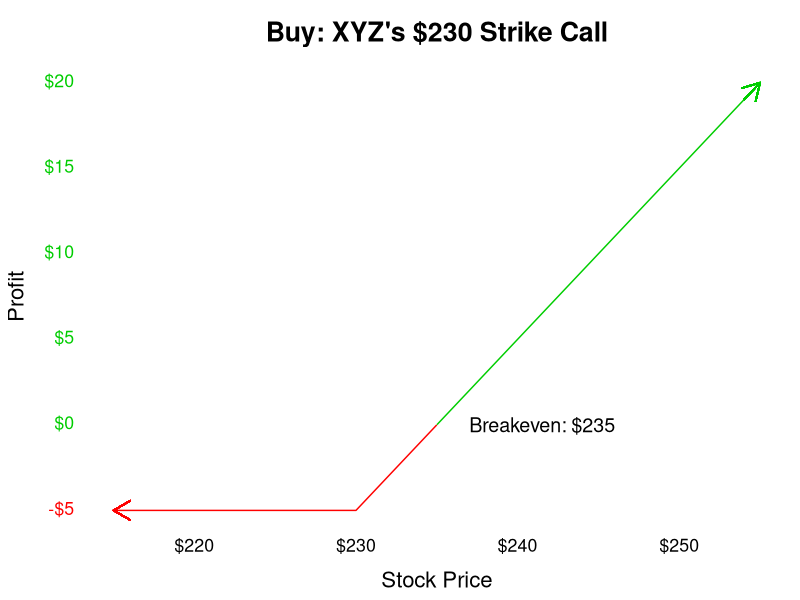

The R script that drew this image: (Note: this script raises an error after producing the figure.)
## ---- chunk 1
knitr::opts_chunk$set(echo = FALSE)

if ( !require("tidyverse") )     { install.packages("tidyverse") };       require(tidyverse)
if ( !require("ggtext") )        { install.packages("ggtext") };          require(ggtext)
if ( !require("htmlwidgets") )   { install.packages("htmlwidgets") };     require(htmlwidgets)
if ( !require("plotly") )        { install.packages("plotly") };          require(plotly)
if ( !require("formattable") )   { install.packages("formattable") };     require(formattable)
if ( !require("kableExtra") )    { install.packages("kableExtra") };      require(kableExtra)

options(kableExtra.html.bsTable = T)
options(kableExtra.auto_format = FALSE)
## ---- chunk 2
plot_bg <- "#FFFFFF" # "#191919"
plot_fg <- "#000000" # #929292"
plot_fg_alt <- "#969696" # ??

save_tables_as_pictures <- FALSE
load_table_pictures <- TRUE
out_width_plot <- "80%"
out_width_table <- "90%"
## ---- chunk 3
options_theme <- function(legend_position="left") {
  theme_classic() + 
  theme(plot.title = element_text(hjust = 0.5, face="bold", 
                                  margin = margin(10, 0, 10, 0),
                                  colour = plot_fg),
        legend.position="none", 
        text = element_text(size=16), 
        panel.border = element_blank(), 
        panel.grid.major = element_blank(),
        panel.grid.minor = element_blank(), 
        panel.background = element_rect(fill = plot_bg, color = plot_bg),
        plot.background = element_rect(fill = plot_bg, color = plot_bg),
        axis.line = element_line(colour = plot_bg),
        axis.title.x = element_text(margin = unit(c(4, 0, 0, 0), "mm"), 
                                    colour = plot_fg),
        axis.title.y = element_text(margin = unit(c(0, 4, 0, 0), "mm"), 
                                    angle = 90),
        axis.text.x = element_text(colour = "black"), 
        axis.ticks = element_blank() )
}


call_payoff <- function(data, main, Call_K, Call_cost, breakeven_offset = 2) {
  ggplot() + 
  geom_line(data = data, aes(Call_x, Call_y, color = Profitable),
            linetype = "solid") +   
  geom_segment(data = data,
               aes(x = min(Call_x), xend = min(Call_x), y = min(Call_y), yend = min(Call_y)), 
               arrow = arrow(length = unit(0.50, "cm"), type = "open"), 
               show.legend = FALSE, col = "red") + 
  geom_segment(data = data,
               aes(x = max(Call_x)-1, xend = max(Call_x), y = max(Call_y)-1, yend = max(Call_y)), 
               arrow = arrow(length = unit(0.50, "cm"), angle = 30, type = "open"), 
               show.legend = FALSE, col = "green3") + 
  geom_segment(aes(x = Call_K+Call_cost, xend = Call_K+Call_cost, 
                   y = 0, yend = 0, color = "Breakeven"), 
               show.legend = FALSE, linetype = "solid") +
  geom_segment(aes(x = Call_K+Call_cost, xend = Call_K+Call_cost, 
                   y = 0, yend = 0, color = "Breakeven"), 
                 show.legend = FALSE, linetype = "solid") +
  annotate(geom = "text", x = Call_K+Call_cost+breakeven_offset, y = 0, color = "black", hjust = 0,
           label = paste0("Breakeven: ",scales::dollar(Call_K + Call_cost)), size = 5 ) + 
  scale_y_continuous(label = scales::dollar) +
  scale_x_continuous(label = scales::dollar) + 
  labs(title = main, x = "Stock Price", y = "Profit") +
  scale_color_manual(values = c("Breakeven" = plot_fg, "Profit" = "green3", "Loss" = "red"),
                     labels = c("", "", ""), guide = "legend") + 
  guides(color = guide_legend(override.aes = list(color = c("white", "white","white"),
                                                  linetype = c("dashed","solid","solid")))) + 
  options_theme()
}

put_payoff <- function(data, main, breakeven_offset = 15) {
  ggplot() + 
  geom_line(data = data, aes(Put_x, Put_y, color = Profitable), 
            linetype = "solid") +
  geom_segment(data = data,
               aes(x = min(Put_x), xend = min(Put_x)-1, y = max(Put_y), yend = max(Put_y)+1), 
               arrow = arrow(length = unit(0.50, "cm"), type = "open"), 
               show.legend = FALSE, col = "green") + 
  geom_segment(data = data,
               aes(x = max(Put_x), xend = max(Put_x), y = min(Put_y), yend = min(Put_y)), 
               arrow = arrow(length = unit(0.50, "cm"), angle = 210, type = "open"), 
               show.legend = FALSE, col = "red") + 
  annotate(geom = "text", x = Put_K-Put_cost-breakeven_offset, y = 0, color = "black", hjust = 0,
           label = paste0("Breakeven: ",scales::dollar(Put_K-Put_cost)), size = 5 ) + 
  scale_y_continuous(label = scales::dollar) +
  scale_x_continuous(label = scales::dollar) + 
  labs(title = main,
       x = "Stock Price",
       y = "Profit") +
  scale_color_manual(values = c("Breakeven" = plot_fg, "Profit" = "green3", "Loss" = "red"),
                     labels = c("", "", ""), guide = "legend") + 
  guides(color = guide_legend(override.aes = list(color = c("white", "white","white"),
                                                  linetype = c("dashed","solid","solid")))) + 
  options_theme(legend_position="right")
}
## ---- chunk 4
at_least_number <- function(x,number) {
  ifelse( typeof(x) == "character", 
          return( as.numeric(gsub('\\(','-',gsub('[)$,]', '', x))) >= number ),
          return( x >= number) )
}

remove_negative_zeros <- function(x) { (x[which(-1e-4 < x & x < 1e-4)] = 0); return(x) }
## ---- chunk 5
Call_cost <- 5; Put_cost <- 5
Call_K <- 230; Put_K <- 180
Current_price <- 200
Future_price <- 240
## ---- chunk 6
Call_cost <- 5
Call_K <- 230
x_min <- 215; x_max = 255

Call_Payoff_XYZ_230 <- tibble( "Call_x" = seq(from = x_min, to = x_max, by = 0.01),
                               "Call_y" = -Call_cost + (Call_x > Call_K)*(Call_x-Call_K),
                               "Profitable" = ifelse(-Call_cost + (Call_x > Call_K)*(Call_x-Call_K) > 0, 
                                                      "Profit","Loss") )

temp <- call_payoff(data = Call_Payoff_XYZ_230, Call_K = Call_K, Call_cost = Call_cost,
                    main = "Buy: XYZ's $230 Strike Call")
y_axis_labels <- na.omit( ggplot_build(temp)$layout$panel_params[[1]]$y$get_labels() )
tick_color <- ifelse( as.numeric(gsub('\\(','-',gsub('[)$,]', '', y_axis_labels))) < 0,
                      "red", "green3" )
temp + theme( axis.text.y = element_markdown(colour = tick_color) ); rm(temp)
# ggplotly(call_payoff(data = Call_Payoff_XYZ_230, Call_K = Call_K, Call_cost = Call_cost,
#                      main = "Buy: Company XYZ's $230 Strike Call")) %>%
#  style(hovertemplate = paste('<b>Share Price</b>: $%{x:.2f}',
#                              '<br><b>Profit Per Share</b>: $%{y:.2f}'))
## ---- chunk 7
Call_cost <- 5; Put_cost <- 5
Call_K <- 230; Put_K <- 180
Future_price <- 150
## ---- chunk 8
Put_cost <- 5
Put_K <- 180
x_min <- 150; x_max = 200

Put_Payoff_XYZ_180 <- tibble( "Put_x" = seq(from = x_min, to = x_max, by = 0.01),
                           "Put_y" = -Put_cost - (Put_x < Put_K) * (Put_x - Put_K),
                           "Profitable" = ifelse(-Put_cost - (Put_x < Put_K) * (Put_x - Put_K) > 0,
                                                 "Profit", "Loss") )

temp <- put_payoff(data = Put_Payoff_XYZ_180, main = "Buy: XYZ's $180 Put")
y_axis_labels <- na.omit( ggplot_build(temp)$layout$panel_params[[1]]$y$get_labels() )
tick_color <- ifelse( as.numeric(gsub('\\(','-',gsub('[)$,]', '', y_axis_labels))) < 0,
                      "red", "green3" )
temp + theme( axis.text.y = element_markdown(colour = tick_color) ); rm(temp)
## ---- chunk 9
Current_price <- 205.44
Call_K <- 205
Put_K <- 205
Call_cost <- 6.84
Put_cost <- 6.10
## ---- chunk 10
Call_cost <- 6.84; Call_K <- 205
Current_price <- 205.44
x_min = 185; x_max = 235

Call_Payoff_Apple_205 <- tibble( "Call_x" = seq(from = x_min, to = x_max, by = 0.01),
                              "Call_y" = -Call_cost + (Call_x > Call_K)*(Call_x-Call_K),
                              "Profitable" = ifelse(-Call_cost + (Call_x > Call_K)*(Call_x-Call_K) > 0, 
                                                    "Profit","Loss") )

temp <- call_payoff(data = Call_Payoff_Apple_205, Call_K = Call_K, Call_cost = Call_cost,
                    main = "Buy: Apple's $205 Strike Call")
y_axis_labels <- na.omit( ggplot_build(temp)$layout$panel_params[[1]]$y$get_labels() )
tick_color <- ifelse( as.numeric(gsub('\\(','-',gsub('[)$,]', '', y_axis_labels))) < 0,
                      "red", "green3" )
temp + theme( axis.text.y = element_markdown(colour = tick_color) ); rm(temp)

## ---- chunk 11
Apple_Current_Price <- 205.44
Apple_Call_K <- 205
Apple_Call_Cost <- 6.84
Apple_Stock_Prices <- c( 150, 180, 184.90, 198.90, 
                         211.84, 218.68, 225.98, 240 )

Apple_Shares_Percent_Return <- remove_negative_zeros(
  (Apple_Stock_Prices - Apple_Current_Price) / Apple_Current_Price )
Apple_Shares_Dollar_Return <- remove_negative_zeros( 
  100 * (Apple_Stock_Prices - Apple_Current_Price) )
Apple_Calls_Percent_Return <- remove_negative_zeros( 
  ( pmax( 0, (Apple_Stock_Prices - Apple_Call_K ) ) - Apple_Call_Cost ) / Apple_Call_Cost )
Apple_Calls_Dollar_Return <- remove_negative_zeros(
  100  * ( pmax( 0, (Apple_Stock_Prices - Apple_Call_K ) ) - Apple_Call_Cost ) )
  
Apple_Call_Table <- tibble( "Stock Price" = currency(Apple_Stock_Prices),
                            "Percent Return " = percent(Apple_Shares_Percent_Return),
                            "Dollar Return " = scales::dollar(Apple_Shares_Dollar_Return,
                                                              negative_parens = TRUE), 
                            " Percent Return" = percent(Apple_Calls_Percent_Return),
                            " Dollar Return" =  scales::dollar(Apple_Calls_Dollar_Return,
                                                               negative_parens = TRUE), 
                            "Calls/Shares" = sign(Apple_Calls_Dollar_Return) * 
                               percent( Apple_Calls_Dollar_Return / Apple_Shares_Dollar_Return ) )

Apple_Call_Table <- Apple_Call_Table %>% 
  mutate_if(c(FALSE,rep(TRUE,dim(Apple_Call_Table)[2]-1)), 
              ~cell_spec(.x, color = ifelse( at_least_number(.x,0), "green"," red"))) %>%
  knitr::kable(booktabs = TRUE, escape = FALSE, label = NULL, 
               caption = "Returns: 100 Shares vs. 1 Call") %>% 
  kable_styling(bootstrap_options = c("bordered", "condensed", "responsive"),
                full_width = FALSE ) %>%
  add_header_above(c("Stock" = 1, "Own 100 Shares" = 2, 
                     "Own 1 Call" = 2, "Relative Return" = 1) ) 
## ---- chunk 12
if (save_tables_as_pictures) { save_kable(Apple_Call_Table, zoom = 2.5,
                                          file="img/02_Apple_Call_Table.png") }
if (load_table_pictures) { knitr::include_graphics(path="img/02_Apple_Call_Table.png") }
## ---- chunk 13
Put_Cost <- 6.10; Put_K <- 205
Apple_Put_Cost <- Put_Cost; Apple_Put_K <- Put_K
x_min = 180; x_max = 230
Put_x <- seq(from = 180, to = 230, by = 1)
Put_y <- -Put_cost - (Put_x < Put_K) * (Put_x - Put_K)
  
Put_Payoff_Apple_205 <- tibble( "Put_x" = seq(from = x_min, to = x_max, by = 0.01),
                                "Put_y" = -Put_cost - (Put_x < Put_K) * (Put_x - Put_K),
                                "Profitable" = ifelse(-Put_cost - (Put_x < Put_K) * (Put_x - Put_K) > 0,
                                                      "Profit", "Loss") )

temp <- put_payoff(data = Put_Payoff_Apple_205, main = "Buy: Apple's $205 Strike Put")
y_axis_labels <- na.omit( ggplot_build(temp)$layout$panel_params[[1]]$y$get_labels() )
tick_color <- ifelse( as.numeric(gsub('\\(','-',gsub('[)$,]', '', y_axis_labels))) < 0,
                      "red", "green3" )
temp + theme( axis.text.y = element_markdown(colour = tick_color) ); rm(temp)
## ---- chunk 14
Apple_Current_Price <- 205.44
Apple_Put_K <- 205
Apple_Put_Cost <- 6.10

Apple_Stock_Prices <- remove_negative_zeros( c( 150, 180, 184.90, 198.90, 211.84, 218.68, 225.98, 240 ) )
Apple_Shares_Percent_Return <- 
  remove_negative_zeros( (Apple_Stock_Prices - Apple_Current_Price) / Apple_Current_Price )
Apple_Shares_Dollar_Return <- remove_negative_zeros( 100 * (Apple_Stock_Prices - Apple_Current_Price) )
Apple_Puts_Percent_Return <- 
  remove_negative_zeros( ( pmax( 0, (Apple_Put_K - Apple_Stock_Prices) ) - Apple_Put_Cost ) / Apple_Put_Cost )
Apple_Puts_Dollar_Return <- 
  remove_negative_zeros( 100 * ( pmax( 0, (Apple_Put_K - Apple_Stock_Prices ) ) - Apple_Put_Cost ) )

Apple_Put_Table <- tibble( "Stock Price" = currency(Apple_Stock_Prices),
                           "Percent Return " = percent(Apple_Shares_Percent_Return),
                           "Dollar Return " = scales::dollar(Apple_Shares_Dollar_Return, 
                                                             negative_parens = TRUE), 
                           " Percent Return" = percent(Apple_Puts_Percent_Return),
                           " Dollar Return" =  scales::dollar(Apple_Puts_Dollar_Return, 
                                                              negative_parens = TRUE), 
                           "Puts/Shares" = sign(Apple_Puts_Dollar_Return) * 
                             percent(remove_negative_zeros ( Apple_Puts_Dollar_Return /
                                                               Apple_Shares_Dollar_Return ) ) )

Apple_Put_Table <- Apple_Put_Table %>% 
  mutate_if(c(FALSE,rep(TRUE,dim(Apple_Put_Table)[2]-1)), 
              ~cell_spec(.x, color = ifelse( at_least_number(.x,0), "green"," red"))) %>%
  knitr::kable(booktabs = TRUE, escape = FALSE,
               caption = "Returns: 100 Shares vs. 1 Put") %>% 
  kable_styling(bootstrap_options = c("bordered", "condensed", "responsive"),
                full_width = FALSE ) %>%
  add_header_above(c("Stock" = 1, "Own 100 Shares" = 2, 
                     "Own 1 Put" = 2, "Relative Return" = 1) )
## ---- chunk 15
if (save_tables_as_pictures) { save_kable(Apple_Put_Table, zoom = 2.5,
                                          file = "img/02_Apple_Put_Table.png") }
if (load_table_pictures) { knitr::include_graphics(path="img/02_Apple_Put_Table.png") }
## ---- chunk 16
Apple_Prices_K <- c(145, 180, 205, 230)
Apple_Call_Costs <- c(78.45, 44.85, 23.63, 8.50)
Apple_Put_Costs <- c(0.32, 1.69, 5.45, 15.30)

Apple_Current_Price <- 222.76
Apple_Future_Prices <- c(150, 200, 220, 245, 300)
## ---- chunk 17
Apple_Different_Strikes <- tibble( "Strike Prices" = currency(Apple_Prices_K),
                                   "1 Call" = currency(Apple_Call_Costs),
                                   "1 Put" = currency(Apple_Put_Costs) ) 

Apple_Different_Strikes <- knitr::kable(Apple_Different_Strikes, 
             caption = "Cost on Sept. 11, 2019") %>%
kable_styling( bootstrap_options = c("bordered", "condensed", "responsive"),
               full_width = FALSE )
## ---- chunk 18
if (save_tables_as_pictures) { save_kable(Apple_Different_Strikes, zoom = 2.5,
                                          file = "img/02_Apple_Different_Strikes.png") }
if (load_table_pictures) { knitr::include_graphics(path="img/02_Apple_Call_Table.png") }
## ---- chunk 19
Apple_Different_Strikes_Call_Payoff <- tibble( "Share Price" = scales::dollar(Apple_Future_Prices),
      "100 Shares" = scales::dollar(100 * (Apple_Future_Prices - Apple_Current_Price),
                                    negative_parens = TRUE), 
      "1 $145 Strike Call" = scales::dollar( 100 * ( 
        pmax( 0, Apple_Future_Prices - Apple_Prices_K[1] ) - Apple_Call_Costs[1] ), 
        negative_parens = TRUE ),
      "1 $180 Strike Call" = scales::dollar( 100 * ( 
        pmax(0, Apple_Future_Prices - Apple_Prices_K[2] ) - Apple_Call_Costs[2] ), 
        negative_parens = TRUE ),
      "1 $205 Strike Call" = scales::dollar( 100 * ( 
        pmax( 0, Apple_Future_Prices - Apple_Prices_K[3] ) - Apple_Call_Costs[3] ), 
        negative_parens = TRUE ),
      "1 $230 Strike Call" = scales::dollar( 100 * ( 
        pmax( 0, Apple_Future_Prices - Apple_Prices_K[4] ) - Apple_Call_Costs[4] ), 
        negative_parens = TRUE ) )

Apple_Different_Strikes_Call_Payoff <- Apple_Different_Strikes_Call_Payoff %>% 
  mutate_if(c(FALSE,rep(TRUE,dim(Apple_Different_Strikes_Call_Payoff)[2]-1)), 
              ~cell_spec(.x, color = ifelse( at_least_number(.x,0), "green"," red"))) %>%
  knitr::kable(booktabs = TRUE, escape = FALSE,
               caption = "Dollar Return if Held to Expiry") %>% 
  kable_styling(bootstrap_options = c("bordered", "condensed", "responsive"),
                full_width = FALSE ) 
## ---- chunk 20
if (save_tables_as_pictures) { save_kable(Apple_Different_Strikes_Call_Payoff, zoom = 2.5,
                                          file = "img/02_Apple_Different_Strikes_Call_Payoff_Table.png") }
if (load_table_pictures) {knitr::include_graphics(path="img/02_Apple_Different_Strikes_Call_Payoff_Table.png")}
## ---- chunk 21
Call_cost <- Apple_Call_Costs[3]
Call_K <- Apple_Prices_K[3]
x_min <- 180; x_max = 280

Call_Payoff_Apple_205 <- tibble( "Call_x" = seq(from = x_min, to = x_max, by = 0.01),
                                 "Call_y" = -Call_cost + (Call_x > Call_K) * (Call_x - Call_K),
                                 "Profitable" = ifelse(-Call_cost + (Call_x > Call_K)*(Call_x-Call_K) > 0, 
                                                       "Profit","Loss") )

temp <- call_payoff(data = Call_Payoff_Apple_205, Call_K = Call_K, Call_cost = Call_cost,
                    main = "Buy: Apple's $205 Strike Call")
y_axis_labels <- na.omit( ggplot_build(temp)$layout$panel_params[[1]]$y$get_labels() )
tick_color <- ifelse( as.numeric(gsub('\\(','-',gsub('[)$,]', '', y_axis_labels))) < 0,
                      "red", "green3" )
temp + theme( axis.text.y = element_markdown(colour = tick_color) ); rm(temp)
## ---- chunk 22
Apple_Future_Prices <- c(150, 200, 220, 245, 300)
Apple_Current_Price <- 222.76
Apple_Future_Returns <-  Apple_Future_Prices - Apple_Current_Price

Apple_Different_Strikes_Call_Relative_Payoff <- tibble( "Share Price" = currency(Apple_Future_Prices),
      "100 Shares" = percent( sign(Apple_Future_Returns) ), 
      "1 $145 Strike Call" = percent( sign(Apple_Future_Returns) / Apple_Future_Returns * 
                                        ( pmax( 0, (Apple_Future_Prices - 145 ) ) - 78.45 ) ),
      "1 $180 Strike Call" = percent( sign(Apple_Future_Returns) / Apple_Future_Returns * 
                                        ( pmax( 0, (Apple_Future_Prices - 180 ) ) - 44.85 ) ),
      "1 $205 Strike Call" = percent( sign(Apple_Future_Returns) / Apple_Future_Returns * 
                                        ( pmax( 0, (Apple_Future_Prices - 205 ) ) - 23.63 ) ), 
      "1 $230 Strike Call" = percent( sign(Apple_Future_Returns) / Apple_Future_Returns * 
                                        ( pmax( 0, (Apple_Future_Prices - 230 ) ) - 8.50 ) ) )

Apple_Different_Strikes_Call_Relative_Payoff <- Apple_Different_Strikes_Call_Relative_Payoff %>%
  mutate_if(c(FALSE,rep(TRUE,dim(Apple_Different_Strikes_Call_Relative_Payoff)[2]-1)), 
              ~cell_spec(.x, color = ifelse( at_least_number(.x,0), "green"," red"))) %>%
  knitr::kable(booktabs = TRUE, escape = FALSE,
               caption = "Relative Return if Held to Expiry") %>% 
  kable_styling(bootstrap_options = c("bordered", "condensed", "responsive"),
                full_width = FALSE ) 
## ---- chunk 23
if (save_tables_as_pictures) { save_kable(Apple_Different_Strikes_Call_Relative_Payoff, zoom = 2.5,
                                          file="img/02_Apple_Different_Strikes_Call_Relative_Payoff_Table.png") }
if (load_table_pictures) {knitr::include_graphics(path="img/02_Apple_Different_Strikes_Call_Relative_Payoff_Table.png")}
